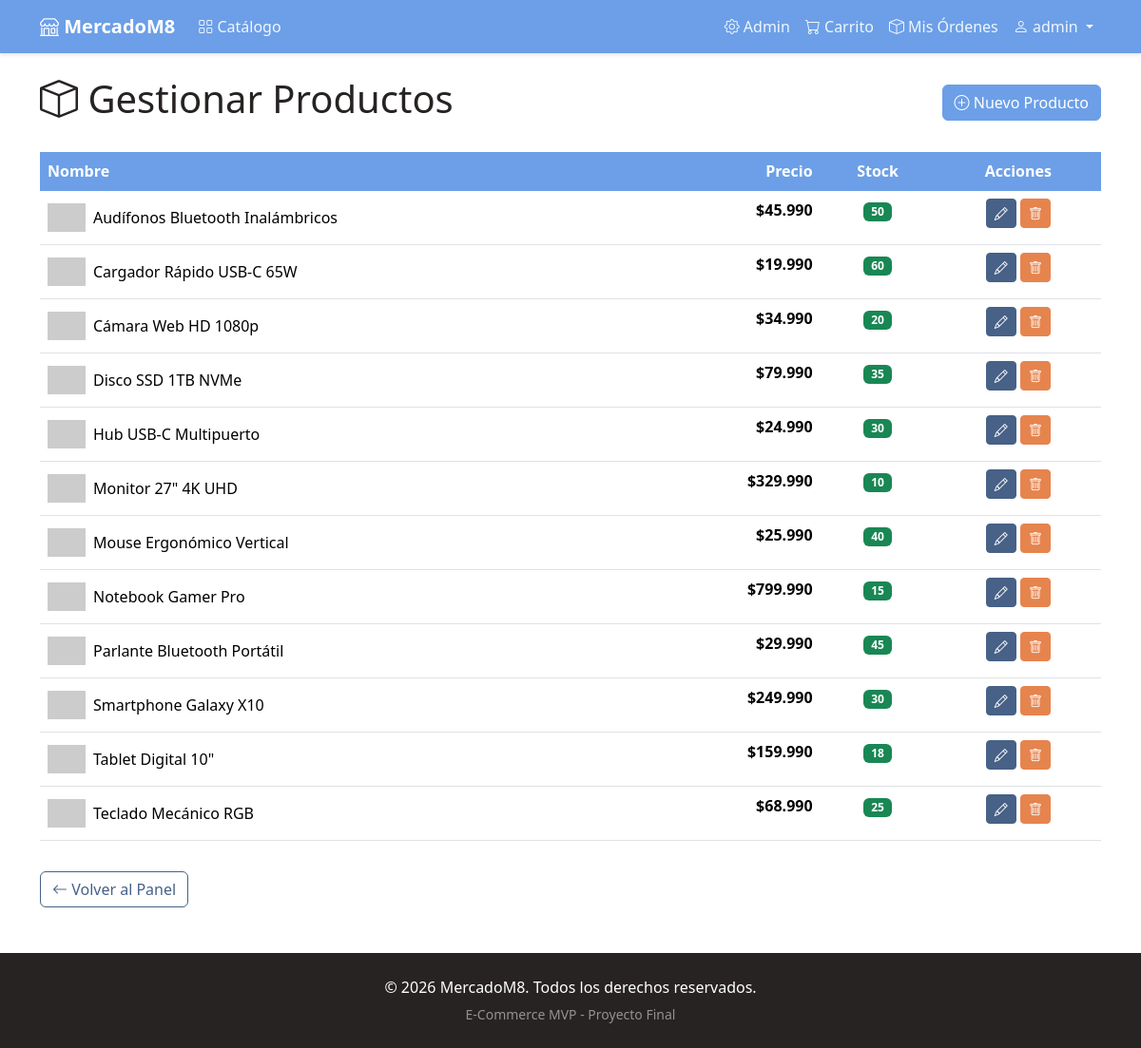
The page /panel-admin/productos/ (signed in) on the database its author committed.
### core/models.py (models this page shows, shortened)
class Producto(models.Model):
    nombre = models.CharField(max_length=200, verbose_name="Nombre del producto")
    descripcion = models.TextField(verbose_name="Descripción")
    precio = models.DecimalField(
        max_digits=10,
        decimal_places=0,
        validators=[MinValueValidator(Decimal('1'))],
        verbose_name="Precio ($CLP)",
        help_text="Precio en pesos chilenos"
    )
    stock = models.PositiveIntegerField(verbose_name="Stock disponible")
    imagen = models.URLField(
        max_length=500,
        blank=True,
        null=True,
        verbose_name="URL de la imagen"
    )
    fecha_creacion = models.DateTimeField(auto_now_add=True)
    fecha_actualizacion = models.DateTimeField(auto_now=True)
    class Meta:
        verbose_name = "Producto"
        verbose_name_plural = "Productos"
        ordering = ['nombre']
    def precio_formateado(self):
        return f"${self.precio:,.0f}".replace(",", ".")

### core/views.py (the view)
# urls.py: path('panel-admin/productos/', views.gestionar_productos, name='gestionar_productos'),
@staff_member_required
def gestionar_productos(request):
    productos = Producto.objects.all()
    return render(request, 'core/gestionar_productos.html', {
        'productos': productos,
        'titulo': 'Gestionar Productos',
    })

### core/context_processors.py (called while the page is built)
def carrito_contador(request):
    contador = 0
    if request.user.is_authenticated:
        carrito = Carrito.objects.filter(usuario=request.user).first()
        if carrito:
            contador = sum(item.cantidad for item in carrito.items.all())
    return {'carrito_contador': contador}

### core/templates/core/gestionar_productos.html (shortened to what this page needs)
{% extends 'core/base.html' %}
{% load static %}
{% block content %}
<div class="d-flex justify-content-between align-items-center mb-4">
    <h1><i class="bi bi-box"></i> Gestionar Productos</h1>
    <a href="{% url 'crear_producto' %}" class="btn btn-primario">
        <i class="bi bi-plus-circle"></i> Nuevo Producto
    </a>
</div>
{% if productos %}
<div class="table-responsive">
    <table class="table">
        <thead>
            <tr>
                <th>Nombre</th>
                <th class="text-end">Precio</th>
                <th class="text-center">Stock</th>
                <th class="text-center">Acciones</th>
            </tr>
        </thead>
        <tbody>
            {% for producto in productos %}
            <tr>
                <td>
                    <div class="d-flex align-items-center">
                        {% if producto.imagen %}
                        <img src="{{ producto.imagen }}" alt="{{ producto.nombre }}" style="width: 40px; height: 40px; object-fit: contain;" class="me-2">
                        {% endif %}
                        {{ producto.nombre }}
                    </div>
                </td>
                <td class="text-end precio">{{ producto.precio_formateado }}</td>
                <td class="text-center">
                    <span class="badge {% if producto.stock < 5 %}bg-danger{% elif producto.stock < 10 %}bg-warning{% else %}bg-success{% endif %}">
                        {{ producto.stock }}
                    </span>
                </td>
                <td class="text-center">
                    <a href="{% url 'editar_producto' producto.id %}" class="btn btn-sm btn-secondary" title="Editar">
                        <i class="bi bi-pencil"></i>
                    </a>
                    <a href="{% url 'eliminar_producto' producto.id %}" class="btn btn-peligro btn-sm" title="Eliminar">
                        <i class="bi bi-trash"></i>
                    </a>
                </td>
            </tr>
            {% endfor %}
        </tbody>
    </table>
</div>
{% endif %}
<div class="mt-3">
    <a href="{% url 'panel_admin' %}" class="btn btn-outline-secondary">
        <i class="bi bi-arrow-left"></i> Volver al Panel
    </a>
</div>
{% endblock %}

### core/templates/core/navbar.html (shortened to what this page needs)
<nav class="navbar navbar-expand-lg navbar-dark">
    <div class="container">
        <a class="navbar-brand fw-bold" href="{% url 'inicio' %}">
            <i class="bi bi-shop"></i> MercadoM8
        </a>
        <div class="collapse navbar-collapse" id="navbarNav">
            <ul class="navbar-nav me-auto">
                <li class="nav-item">
                    <a class="nav-link" href="{% url 'catalogo' %}">
                        <i class="bi bi-grid"></i> Catálogo
                    </a>
                </li>
            </ul>
            <ul class="navbar-nav">
                {% if user.is_authenticated %}
                    {% if user.is_staff %}
                    <li class="nav-item">
                        <a class="nav-link" href="{% url 'panel_admin' %}">
                            <i class="bi bi-gear"></i> Admin
                        </a>
                    </li>
                    {% endif %}
                    <li class="nav-item">
                        <a class="nav-link" href="{% url 'ver_carrito' %}">
                            <i class="bi bi-cart"></i> Carrito
                        </a>
                    </li>
                    <li class="nav-item">
                        <a class="nav-link" href="{% url 'mis_ordenes' %}">
                            <i class="bi bi-box"></i> Mis Órdenes
                        </a>
                    </li>
                    <li class="nav-item dropdown">
                        <a class="nav-link dropdown-toggle" href="#" role="button" data-bs-toggle="dropdown">
                            <i class="bi bi-person"></i> {{ user.username }}
                        </a>
                    </li>
                {% endif %}
            </ul>
        </div>
    </div>
</nav>

### static/core/css/estilo.css (style rules this page uses)
:root { --azul: #6c9fe7; --azul-oscuro: #476187; --casi-negro: #262322; --cafe: #895438; --naranja: #e6844e; }
body { font-family: 'Segoe UI', Tahoma, Geneva, Verdana, sans-serif; color: var(--casi-negro); min-height: 100vh; display: flex; flex-direction: column; }
.navbar { background-color: var(--azul) !important; box-shadow: 0 2px 4px rgba(0,0,0,0.1); }
.navbar .nav-link { color: rgba(255,255,255,0.9) !important; transition: color 0.2s; }
.btn-primario { background-color: var(--azul); border-color: var(--azul); color: white; }
.btn-secondary { background-color: var(--azul-oscuro); border-color: var(--azul-oscuro); color: white; }
.btn-peligro { background-color: var(--naranja); border-color: var(--naranja); color: white; }
.btn-outline-secondary { color: var(--azul-oscuro); border-color: var(--azul-oscuro); }
.precio { color: var(--cafe); font-weight: 600; }
.table thead th { background-color: var(--azul); color: white; border-color: var(--azul); font-weight: 600; }

### rows shown on the page
Producto: nombre "Audífonos Bluetooth Inalámbricos", precio_formateado "$45.990", stock "50"
Producto: nombre "Cargador Rápido USB-C 65W", precio_formateado "$19.990", stock "60"
Producto: nombre "Cámara Web HD 1080p", precio_formateado "$34.990", stock "20"
Producto: nombre "Disco SSD 1TB NVMe", precio_formateado "$79.990", stock "35"
Producto: nombre "Hub USB-C Multipuerto", precio_formateado "$24.990", stock "30"
Producto: nombre "Monitor 27\" 4K UHD", precio_formateado "$329.990", stock "10"
Producto: nombre "Mouse Ergonómico Vertical", precio_formateado "$25.990", stock "40"
Producto: nombre "Notebook Gamer Pro", precio_formateado "$799.990", stock "15"
Producto: nombre "Parlante Bluetooth Portátil", precio_formateado "$29.990", stock "45"
Producto: nombre "Smartphone Galaxy X10", precio_formateado "$249.990", stock "30"
Producto: nombre "Tablet Digital 10\"", precio_formateado "$159.990", stock "18"
Producto: nombre "Teclado Mecánico RGB", precio_formateado "$68.990", stock "25"

### other values the page prints
{{ user.username }} "admin"
